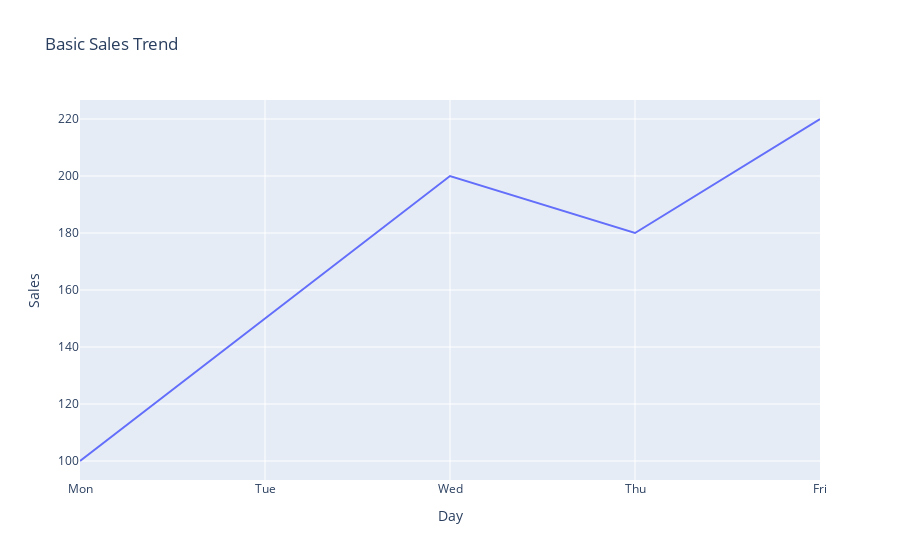

The cell this chart's notebook holds for it:
### Markdown cell above
### Line Plot Example 1: Basic Line Plot

### Code cell
df1 = pd.DataFrame({
    "Day": ["Mon", "Tue", "Wed", "Thu", "Fri"],
    "Sales": [100, 150, 200, 180, 220]
})
fig = px.line(df1, x="Day", y="Sales", title="Basic Sales Trend")
fig.show()

### Figure 1 — Plotly figure (JSON) as saved in the notebook; plotly's stock layout.template omitted (floating-point values rounded to 4 significant figures)
{"data": [{"hovertemplate": "Day=%{x}<br>Sales=%{y}<extra></extra>", "legendgroup": "", "line": {"color": "#636efa", "dash": "solid"}, "marker": {"symbol": "circle"}, "mode": "lines", "name": "", "orientation": "v", "showlegend": false, "type": "scatter", "x": ["Mon", "Tue", "Wed", "Thu", "Fri"], "xaxis": "x", "y": [100, 150, 200, 180, 220], "yaxis": "y"}], "layout": {"autosize": true, "legend": {"tracegroupgap": 0}, "title": {"text": "Basic Sales Trend"}, "xaxis": {"anchor": "y", "autorange": true, "domain": [0, 1], "range": [0, 4], "title": {"text": "Day"}, "type": "category"}, "yaxis": {"anchor": "x", "autorange": true, "domain": [0, 1], "range": [93.33, 226.7], "title": {"text": "Sales"}, "type": "linear"}}}
